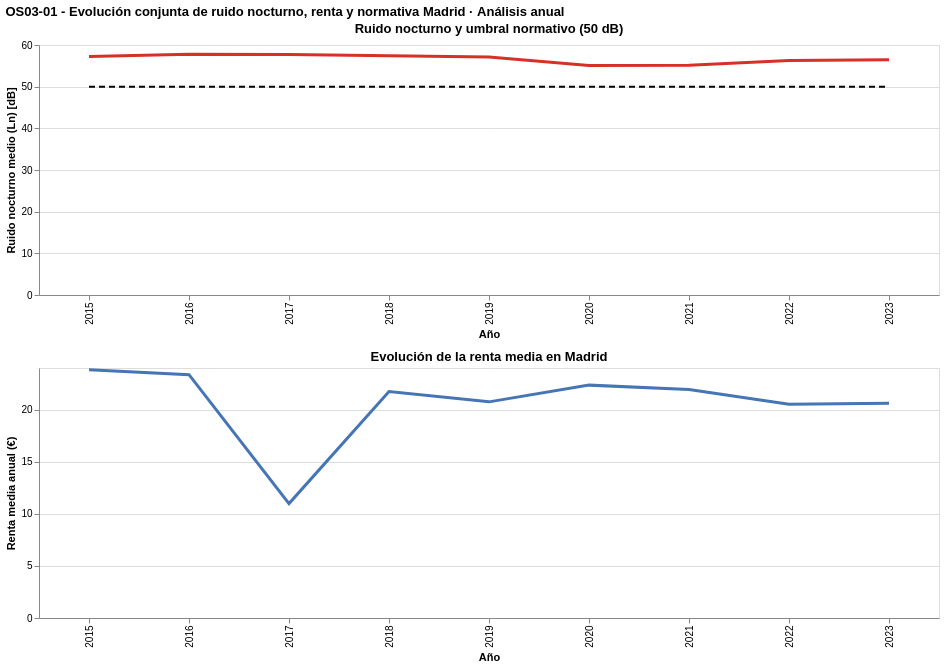

This figure's notebook cell:
### Markdown cell above
* Se utilizan dos gráficos alineados verticalmente con mismo eje X (años)
* * Gráfico superior → Ruido nocturno + límite normativo (50 dB)
* * Gráfico inferior → Renta media
Ambos sincronizados por año, e interactivos.
Se evita ambigüedad de escalas.

### Code cell
# =========================================================
# OS03‑04 · Evolución conjunta de ruido, renta y normativa
# (VERSIÓN CORRECTA – sin error de vconcat)
# =========================================================

# -----------------------
# Gráfico 1 · Ruido nocturno + límite normativo
# -----------------------

df_limite = pd.DataFrame({
    "year": df_os03_01["year"],
    "limite_ln": [limite_ln] * len(df_os03_01)
})

ruido_chart = (
    alt.Chart(df_os03_01)
    .mark_line(color="#d73027", strokeWidth=3)
    .encode(
        x=alt.X("year:O", title="Año"),
        y=alt.Y(
            "ln_medio:Q",
            title="Ruido nocturno medio (Ln) [dB]"
        ),
        tooltip=[
            alt.Tooltip("year:O", title="Año"),
            alt.Tooltip("ln_medio:Q", title="Ln medio [dB]", format=".2f")
        ]
    )
    +
    alt.Chart(df_limite)
    .mark_line(
        color="black",
        strokeDash=[6, 4],
        strokeWidth=2
    )
    .encode(
        x="year:O",
        y="limite_ln:Q"
    )
).properties(
    width=900,          # ✅ width aquí
    height=250,
    title="Ruido nocturno y umbral normativo (50 dB)"
)

# -----------------------
# Gráfico 2 · Renta media
# -----------------------

renta_chart = (
    alt.Chart(df_os03_01)
    .mark_line(color="#4575b4", strokeWidth=3)
    .encode(
        x=alt.X("year:O", title="Año"),
        y=alt.Y(
            "renta_media:Q",
            title="Renta media anual (€)"
        ),
        tooltip=[
            alt.Tooltip("year:O", title="Año"),
            alt.Tooltip("renta_media:Q", title="Renta media (€)", format=",.0f")
        ]
    )
).properties(
    width=900,         
    height=250,
    title="Evolución de la renta media en Madrid"
)

# -----------------------
# Visualización conjunta FINAL
# -----------------------

os03_01_chart = (
    alt.vconcat(
        ruido_chart,
        renta_chart,
        spacing=10
    )
    .interactive()
    .properties(
        title=(
            "OS03‑01 - Evolución conjunta de ruido nocturno, renta y normativa\n"
            "Madrid · Análisis anual"
        )
    )
)

os03_01_chart

### Figure 1 — Vega-Lite specification as saved in the notebook (floating-point values rounded to 4 significant figures)
{"$schema": "https://vega.github.io/schema/vega-lite/v5.20.1.json", "config": {"view": {"continuousHeight": 300, "continuousWidth": 300}}, "datasets": {"data-cc1ae58b36405fc491aaa6f53cddbae7": [{"ln_medio": 57.26, "renta_media": 23.83, "year": 2015}, {"ln_medio": 57.77, "renta_media": 23.36, "year": 2016}, {"ln_medio": 57.71, "renta_media": 10.98, "year": 2017}, {"ln_medio": 57.44, "renta_media": 21.73, "year": 2018}, {"ln_medio": 57.1, "renta_media": 20.75, "year": 2019}, {"ln_medio": 55.1, "renta_media": 22.36, "year": 2020}, {"ln_medio": 55.13, "renta_media": 21.94, "year": 2021}, {"ln_medio": 56.3, "renta_media": 20.53, "year": 2022}, {"ln_medio": 56.43, "renta_media": 20.62, "year": 2023}], "data-ed77c37ee0a0a448ffa0c3fcad6929ac": [{"limite_ln": 50, "year": 2015}, {"limite_ln": 50, "year": 2016}, {"limite_ln": 50, "year": 2017}, {"limite_ln": 50, "year": 2018}, {"limite_ln": 50, "year": 2019}, {"limite_ln": 50, "year": 2020}, {"limite_ln": 50, "year": 2021}, {"limite_ln": 50, "year": 2022}, {"limite_ln": 50, "year": 2023}]}, "params": [{"bind": "scales", "name": "param_14", "select": {"encodings": ["x", "y"], "type": "interval"}, "views": ["view_13", "view_14"]}], "spacing": 10, "title": "OS03‑01 - Evolución conjunta de ruido nocturno, renta y normativa\nMadrid · Análisis anual", "vconcat": [{"height": 250, "layer": [{"data": {"name": "data-cc1ae58b36405fc491aaa6f53cddbae7"}, "encoding": {"tooltip": [{"field": "year", "title": "Año", "type": "ordinal"}, {"field": "ln_medio", "format": ".2f", "title": "Ln medio [dB]", "type": "quantitative"}], "x": {"field": "year", "title": "Año", "type": "ordinal"}, "y": {"field": "ln_medio", "title": "Ruido nocturno medio (Ln) [dB]", "type": "quantitative"}}, "mark": {"color": "#d73027", "strokeWidth": 3, "type": "line"}, "name": "view_13"}, {"data": {"name": "data-ed77c37ee0a0a448ffa0c3fcad6929ac"}, "encoding": {"x": {"field": "year", "type": "ordinal"}, "y": {"field": "limite_ln", "type": "quantitative"}}, "mark": {"color": "black", "strokeDash": [6, 4], "strokeWidth": 2, "type": "line"}}], "title": "Ruido nocturno y umbral normativo (50 dB)", "width": 900}, {"data": {"name": "data-cc1ae58b36405fc491aaa6f53cddbae7"}, "encoding": {"tooltip": [{"field": "year", "title": "Año", "type": "ordinal"}, {"field": "renta_media", "format": ",.0f", "title": "Renta media (€)", "type": "quantitative"}], "x": {"field": "year", "title": "Año", "type": "ordinal"}, "y": {"field": "renta_media", "title": "Renta media anual (€)", "type": "quantitative"}}, "height": 250, "mark": {"color": "#4575b4", "strokeWidth": 3, "type": "line"}, "name": "view_14", "title": "Evolución de la renta media en Madrid", "width": 900}]}
